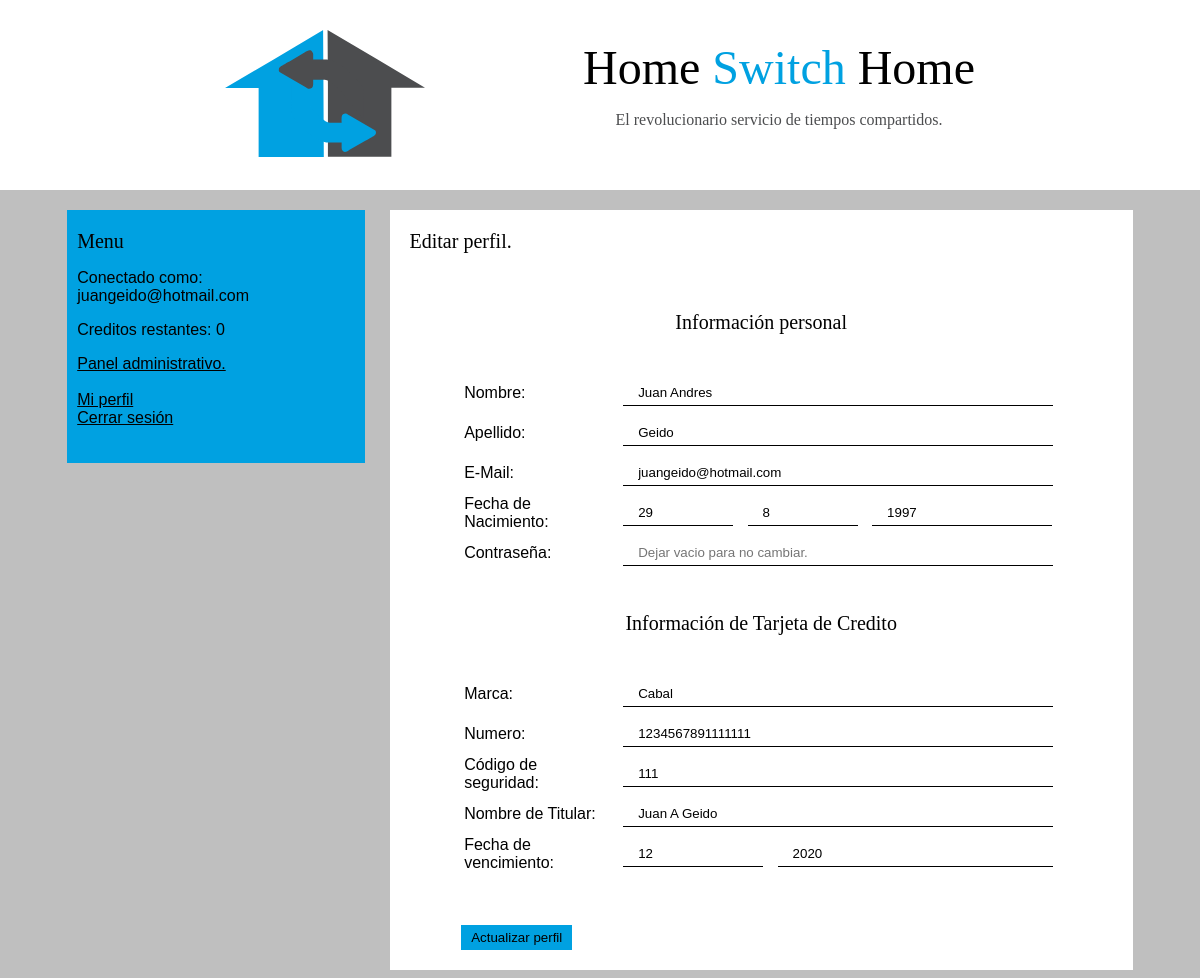
The page /editar-perfil.php (signed in) on the database its author committed.
### tables this page shows
CREATE TABLE `usuarios` (
  `id` int(4) NOT NULL,
  `nombre` varchar(32) NOT NULL DEFAULT '',
  `apellido` varchar(32) NOT NULL DEFAULT '',
  `nacimiento` datetime NOT NULL DEFAULT '0000-00-00 00:00:00',
  `email` varchar(50) NOT NULL DEFAULT '',
  `clave` varchar(32) NOT NULL DEFAULT '',
  `cc_numero` varchar(16) NOT NULL,
  `cc_marca` varchar(32) NOT NULL,
  `cc_segur` varchar(3) NOT NULL,
  `cc_titular` varchar(50) NOT NULL DEFAULT '',
  `cc_vencimiento` datetime NOT NULL DEFAULT '0000-00-00 00:00:00',
  `rango` int(4) NOT NULL DEFAULT '0',
  `tokens` int(4) NOT NULL DEFAULT '2',
  `tokens_upd` datetime NOT NULL DEFAULT CURRENT_TIMESTAMP
);

### componentes/funciones-usuarios.php (called while the page is built, shortened)
<?php
class sesion{
	function estaLogeado($con) {
		if(isset($_SESSION['id'])){
			$sql = mysqli_query($con, "SELECT tokens_upd FROM usuarios WHERE id=".$_SESSION['id']);
			$chequeo = mysqli_fetch_array($sql);
			return true;
		} else {
			return false;
		}
	}
	function obtenerDatosUsuario() {
		$con = conectar();
		$sql = mysqli_query($con, "SELECT * FROM usuarios WHERE id=".$_SESSION['id']);
		$retorno = mysqli_fetch_array($sql);
		return $retorno;
	}
	function esAdmin() {
		$con = conectar();
		$sql = mysqli_query($con, "SELECT rango FROM usuarios WHERE id=".$_SESSION['id']);
		$resultado = mysqli_fetch_array($sql);
		if ($resultado['rango'] == 2) {
			return true;
		} else {
			return false;
		}
	}
}
?>

### editar-perfil.php (the view, shortened to what this page needs)
<?php
	include('componentes/funciones-usuarios.php');
	$con = conectar();
	$sesion = new sesion;
	$logeado = $sesion->estaLogeado($con);
	$datosUsuario = $sesion->obtenerDatosUsuario();
	$fechaNacimiento = strtotime($datosUsuario['nacimiento']);
	$nacimiento_dia = date('d', $fechaNacimiento);
	$nacimiento_mes = date('n', $fechaNacimiento);
	$nacimiento_anno = date('Y', $fechaNacimiento);
	$fechaVencimiento = strtotime($datosUsuario['cc_vencimiento']);
	$vencimiento_mes = date('n', $fechaVencimiento);
	$vencimiento_anno = date('Y', $fechaVencimiento);
?>
<!DOCTYPE html>
<html>
<head>
	<link rel="stylesheet" type="text/css" href="estilo.css">
</head>
<body>
	<div class="cabezera">
		<?php include('modulos/cabezera.php') ?>
	</div>
	<div class="contenedor">
		<div class="sidebar">
			<?php include('modulos/sidebar.php') ?>
		</div>
		<div class="pagina">
			<span id="subtitulo">Editar perfil.</span>
			<form class="formulario" method="post" action="editar-perfil.php?editando=1">
				<span>&nbsp;</span>
				<center><p id="subtitulo">Información personal</p></center>
				<span>&nbsp;</span>
				<table>
					<tr>
						<td style="width: 200px;">
							<span>Nombre:</span>
						</td>
						<td>
							<input maxlength="32" value="<?php echo utf8_decode($datosUsuario['nombre']); ?>" name="nom" class="campo-formulario" id="nom">
						</td>
					</tr>
					<tr>
						<td style="width: 200px;">
							<span>Apellido:</span>
						</td>
						<td>
							<input maxlength="64" value="<?php echo utf8_decode($datosUsuario['apellido']); ?>" name="ape" class="campo-formulario" id="ape">
						</td>
					</tr>
					<tr>
						<td style="width: 200px;">
							<span>E-Mail:</span></td>
						<td>
							<input maxlength="64" value="<?php echo utf8_decode($datosUsuario['email']); ?>" name="email" class="campo-formulario" id="email">
						</td>
					</tr>
					<tr>
						<td style="width: 200px;">
							<span>Fecha de Nacimiento:</span></td>
						<td>
							<input maxlenght="2" placeholder="Dia" value="<?php echo $nacimiento_dia;?>" style="width: 80px;" name="nac_dia" type="number" class="campo-formulario" id="nac_dia">
							<input maxlenght="2" placeholder="Mes" value="<?php echo $nacimiento_mes;?>" style="width: 80px;" name="nac_mes" type="number" class="campo-formulario" id="nac_mes">
							<input maxlenght="4" placeholder="Año" value="<?php echo $nacimiento_anno;?>" style="width: 150px;" name="nac_anno" type="number" class="campo-formulario" id="nac_anno">
						</td>
					</tr>
					<tr>
						<td style="width: 200px;">
							<span>Contraseña:</span></td>
						<td>
							<input name="clv" type="password" class="campo-formulario" placeholder="Dejar vacio para no cambiar." id="clv">
						</td>
					</tr>
				</table>
				<span>&nbsp;</span>
				<center><p id="subtitulo">Información de Tarjeta de Credito</p></center>
				<span>&nbsp;</span>
				<table>
					<tr>
						<td style="width: 200px;">
							<span>Marca:</span>
						</td>
						<td>
							<input maxlenght="16" value="<?php echo utf8_decode($datosUsuario['cc_marca']); ?>" name="cc_marca" class="campo-formulario" id="cc_marca">
						</td>
					</tr>
					<tr>
						<td style="width: 200px;">
							<span>Numero:</span>
						</td>
						<td>
							<input type="number" value="<?php echo utf8_decode($datosUsuario['cc_numero']); ?>" maxlenght="16" placeholder="16 caracteres" name="cc_num" class="campo-formulario" id="cc_num">
						</td>
					</tr>
					<tr>
						<td style="width: 200px;">
							<span>Código de seguridad:</span>
						</td>
						<td>
							<input type="number" value="<?php echo utf8_decode($datosUsuario['cc_segur']); ?>" maxlenght="16" placeholder="3 caracteres" name="cc_seg" class="campo-formulario" id="cc_seg">
						</td>
					</tr>
					<tr>
						<td style="width: 200px;">
							<span>Nombre de Titular:</span>
						</td>
						<td>
							<input maxlenght="16" value="<?php echo utf8_decode($datosUsuario['cc_titular']); ?>" name="cc_titular" class="campo-formulario" id="cc_titular">
						</td>
					</tr>
					<tr>
						<td style="width: 200px;">
							<span>Fecha de vencimiento:</br></span>
						</td>
						<td>
							<input maxlenght="2" value="<?php echo $vencimiento_mes;?>" placeholder="Mes" style="width: 110px;" name="cc_venc_mes" type="number" class="campo-formulario" id="cc_venc_mes">
							<input maxlenght="4" value="<?php echo $vencimiento_anno;?>" placeholder="Año" style="width: 245px;" name="cc_venc_anno" type="number" class="campo-formulario" id="cc_venc_anno">
						</td>
					</tr>
				</table>
				<p>&nbsp;</p>
				<input class="boton" type="submit" value="Actualizar perfil">
			</form>
		</div>
	</div>
</body>
</html>

### modulos/sidebar.php (shortened to what this page needs)
<span id="subtitulo">
	Menu
</span>
<?php
if ($logeado) {
?>
<p>Conectado como:</br><?=$_SESSION['email']?></p>
<p>Creditos restantes: <?php echo $datosUsuario['tokens']?></p>
<p>
	<?php if ($sesion->esAdmin()) {?>
	<a href="admin.php">Panel administrativo.</a></br>&nbsp;</br>
	<?php } ?>
	<a href="perfil.php">Mi perfil</a></br>
	<a href="modulos/cerrar-sesion.php">Cerrar sesión</a></br>
</p>
<?php
}
?>

### estilo.css (style rules this page uses)
body { background-color: #BFBFBF; color: black; font-family: Liberation Sans; }
a { color: black; }
.cabezera { z-index: -1; position: absolute; top: 0px; left: 0px; right: 0px; width: 100%; background-color: #FFFFFF; color: #4C4D4F; height: 0px; padding-top: 40px; padding-bottom: 150px; }
.contenedor { width: 90%; max-width: 1100px; min-width: 1000px; margin-top: 210px; margin-left: auto; margin-right: auto; }
.sidebar { float: left; width: 27%; background-color: #00A1E1; padding-left: 10px; padding-top: 20px; padding-bottom: 20px; }
.pagina { float: right; width: 66%; background-color: white; padding-left: 20px; padding-right: 20px; padding-top: 20px; padding-bottom: 20px; }
.formulario { width: 600px; margin-left: auto; margin-right: auto; margin-top: 20px; }
#subtitulo { font-size: 20px; font-family: tahoma, Ubuntu; }
.boton { background-color: #00A1E1; padding: 5px; padding-right: 10px; padding-left: 10px; border-width: 0px; }
.campo-formulario { padding: 5px; padding-right: 15px; padding-left: 15px; margin: 5px; border: 0; border-bottom: 1px solid black; width: 400px; }

### rows shown on the page
usuarios: tokens "0", nom "Juan Andres", ape "Geido", email "juangeido@hotmail.com", nac_dia "29", nac_mes "8", nac_anno "1997", cc_marca "Cabal", cc_num "1234567891111111", cc_seg "111", cc_titular "Juan A Geido", cc_venc_mes "12", cc_venc_anno "2020"

### other values the page prints
$_SESSION['email'] "juangeido@hotmail.com"
